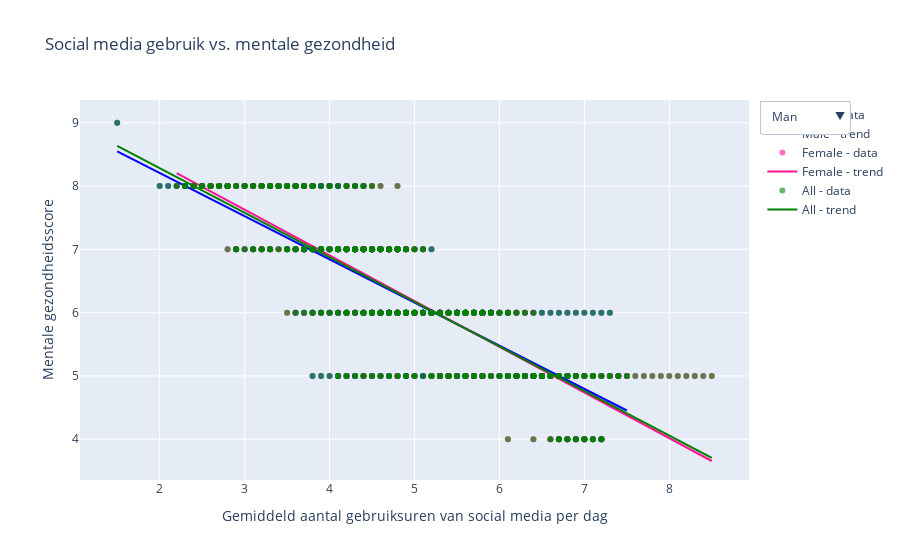

This figure's notebook cell:
### Markdown cell above
Daarnaast scoren studenten met een hoger dagelijks gebruik vaak lager op mentale gezondheid. Meer gebruik hangt vaak samen met een lagere mentale gezondheidsscore

### Code cell
import pandas as pd
import numpy as np
import plotly.graph_objects as go
import os
import kagglehub

path = kagglehub.dataset_download("adilshamim8/social-media-addiction-vs-relationships")
csv_path = os.path.join(path, "Students Social Media Addiction.csv")
df = pd.read_csv(csv_path)
df = df.dropna(subset=["Avg_Daily_Usage_Hours", "Mental_Health_Score", "Gender"])

genders = ["Male", "Female"]
colors = {"Male": "blue", "Female": "deeppink", "All": "green"}

# Functie om scatter + regressielijn trace te maken
def get_traces(gender=None):
    if gender:
        d = df[df["Gender"] == gender]
        label = gender
    else:
        d = df
        label = "All"

    # Regressielijn berekenen
    x = d["Avg_Daily_Usage_Hours"]
    y = d["Mental_Health_Score"]
    slope, intercept = np.polyfit(x, y, 1)
    x_vals = np.linspace(x.min(), x.max(), 100)
    y_vals = slope * x_vals + intercept

    # Scatter trace
    scatter = go.Scatter(
        x=x, y=y,
        mode='markers',
        name=f"{label} - data",
        marker=dict(color=colors[label], opacity=0.6),
        showlegend=True
    )

    # Lijn trace
    line = go.Scatter(
        x=x_vals, y=y_vals,
        mode='lines',
        name=f"{label} - trend",
        line=dict(color=colors[label], width=2, ),
        showlegend=True
    )

    return scatter, line

# Maak alle traces aan (elk 2: scatter + line)
male_traces = get_traces("Male")
female_traces = get_traces("Female")
all_traces = get_traces(None)
all_plot_traces = [*male_traces, *female_traces, *all_traces]

# Dropdown menu logica
buttons = [
    dict(label="Man",
         method="update",
         args=[{"visible": [True, True, False, False, False, False]},
               {"title": "Social media gebruik vs. mentale gezondheid (mannen)"}]),
    dict(label="Vrouw",
         method="update",
         args=[{"visible": [False, False, True, True, False, False]},
               {"title": "Social media gebruik vs. mentale gezondheid (vrouwen)"}]),
    dict(label="Iedereen",
         method="update",
         args=[{"visible": [False, False, False, False, True, True]},
               {"title": "Social media gebruik vs. mentale gezondheid (alle studenten)"}])
]

# Plot figuur
fig = go.Figure(data=all_plot_traces)

fig.update_layout(
    title="Social media gebruik vs. mentale gezondheid",
    xaxis_title="Gemiddeld aantal gebruiksuren van social media per dag",
    yaxis_title="Mentale gezondheidsscore",
    updatemenus=[dict(active=0, buttons=buttons, x=1.15)]
)

fig.show()

### Figure 1 — Plotly figure (JSON) as saved in the notebook; plotly's stock layout.template omitted (floating-point values rounded to 4 significant figures; data arrays with more than 128 entries replaced by an {"elided": "..."} marker saying what was removed)
{"data": [{"marker": {"color": "blue", "opacity": 0.6}, "mode": "markers", "name": "Male - data", "showlegend": true, "type": "scatter", "x": {"elided": "352 float values"}, "y": {"elided": "352 int values"}}, {"line": {"color": "blue", "width": 2}, "mode": "lines", "name": "Male - trend", "showlegend": true, "type": "scatter", "x": [1.5, 1.561, 1.621, 1.682, 1.742, 1.803, 1.864, 1.924, 1.985, 2.045, 2.106, 2.167, 2.227, 2.288, 2.348, 2.409, 2.47, 2.53, 2.591, 2.652, 2.712, 2.773, 2.833, 2.894, 2.955, 3.015, 3.076, 3.136, 3.197, 3.258, 3.318, 3.379, 3.439, 3.5, 3.561, 3.621, 3.682, 3.742, 3.803, 3.864, 3.924, 3.985, 4.045, 4.106, 4.167, 4.227, 4.288, 4.348, 4.409, 4.47, 4.53, 4.591, 4.652, 4.712, 4.773, 4.833, 4.894, 4.955, 5.015, 5.076, 5.136, 5.197, 5.258, 5.318, 5.379, 5.439, 5.5, 5.561, 5.621, 5.682, 5.742, 5.803, 5.864, 5.924, 5.985, 6.045, 6.106, 6.167, 6.227, 6.288, 6.348, 6.409, 6.47, 6.53, 6.591, 6.652, 6.712, 6.773, 6.833, 6.894, 6.955, 7.015, 7.076, 7.136, 7.197, 7.258, 7.318, 7.379, 7.439, 7.5], "y": [8.548, 8.507, 8.465, 8.424, 8.382, 8.341, 8.3, 8.258, 8.217, 8.176, 8.134, 8.093, 8.052, 8.01, 7.969, 7.928, 7.886, 7.845, 7.804, 7.762, 7.721, 7.679, 7.638, 7.597, 7.555, 7.514, 7.473, 7.431, 7.39, 7.349, 7.307, 7.266, 7.225, 7.183, 7.142, 7.101, 7.059, 7.018, 6.976, 6.935, 6.894, 6.852, 6.811, 6.77, 6.728, 6.687, 6.646, 6.604, 6.563, 6.522, 6.48, 6.439, 6.398, 6.356, 6.315, 6.273, 6.232, 6.191, 6.149, 6.108, 6.067, 6.025, 5.984, 5.943, 5.901, 5.86, 5.819, 5.777, 5.736, 5.695, 5.653, 5.612, 5.57, 5.529, 5.488, 5.446, 5.405, 5.364, 5.322, 5.281, 5.24, 5.198, 5.157, 5.116, 5.074, 5.033, 4.992, 4.95, 4.909, 4.867, 4.826, 4.785, 4.743, 4.702, 4.661, 4.619, 4.578, 4.537, 4.495, 4.454]}, {"marker": {"color": "deeppink", "opacity": 0.6}, "mode": "markers", "name": "Female - data", "showlegend": true, "type": "scatter", "x": {"elided": "353 float values"}, "y": {"elided": "353 int values"}}, {"line": {"color": "deeppink", "width": 2}, "mode": "lines", "name": "Female - trend", "showlegend": true, "type": "scatter", "x": [2.2, 2.264, 2.327, 2.391, 2.455, 2.518, 2.582, 2.645, 2.709, 2.773, 2.836, 2.9, 2.964, 3.027, 3.091, 3.155, 3.218, 3.282, 3.345, 3.409, 3.473, 3.536, 3.6, 3.664, 3.727, 3.791, 3.855, 3.918, 3.982, 4.045, 4.109, 4.173, 4.236, 4.3, 4.364, 4.427, 4.491, 4.555, 4.618, 4.682, 4.745, 4.809, 4.873, 4.936, 5.0, 5.064, 5.127, 5.191, 5.255, 5.318, 5.382, 5.445, 5.509, 5.573, 5.636, 5.7, 5.764, 5.827, 5.891, 5.955, 6.018, 6.082, 6.145, 6.209, 6.273, 6.336, 6.4, 6.464, 6.527, 6.591, 6.655, 6.718, 6.782, 6.845, 6.909, 6.973, 7.036, 7.1, 7.164, 7.227, 7.291, 7.355, 7.418, 7.482, 7.545, 7.609, 7.673, 7.736, 7.8, 7.864, 7.927, 7.991, 8.055, 8.118, 8.182, 8.245, 8.309, 8.373, 8.436, 8.5], "y": [8.206, 8.16, 8.114, 8.068, 8.022, 7.976, 7.93, 7.884, 7.838, 7.792, 7.746, 7.7, 7.654, 7.608, 7.562, 7.516, 7.47, 7.424, 7.378, 7.332, 7.287, 7.241, 7.195, 7.149, 7.103, 7.057, 7.011, 6.965, 6.919, 6.873, 6.827, 6.781, 6.735, 6.689, 6.643, 6.597, 6.551, 6.505, 6.459, 6.413, 6.367, 6.321, 6.276, 6.23, 6.184, 6.138, 6.092, 6.046, 6.0, 5.954, 5.908, 5.862, 5.816, 5.77, 5.724, 5.678, 5.632, 5.586, 5.54, 5.494, 5.448, 5.402, 5.356, 5.31, 5.265, 5.219, 5.173, 5.127, 5.081, 5.035, 4.989, 4.943, 4.897, 4.851, 4.805, 4.759, 4.713, 4.667, 4.621, 4.575, 4.529, 4.483, 4.437, 4.391, 4.345, 4.299, 4.254, 4.208, 4.162, 4.116, 4.07, 4.024, 3.978, 3.932, 3.886, 3.84, 3.794, 3.748, 3.702, 3.656]}, {"marker": {"color": "green", "opacity": 0.6}, "mode": "markers", "name": "All - data", "showlegend": true, "type": "scatter", "x": {"elided": "705 float values"}, "y": {"elided": "705 int values"}}, {"line": {"color": "green", "width": 2}, "mode": "lines", "name": "All - trend", "showlegend": true, "type": "scatter", "x": [1.5, 1.571, 1.641, 1.712, 1.783, 1.854, 1.924, 1.995, 2.066, 2.136, 2.207, 2.278, 2.348, 2.419, 2.49, 2.561, 2.631, 2.702, 2.773, 2.843, 2.914, 2.985, 3.056, 3.126, 3.197, 3.268, 3.338, 3.409, 3.48, 3.551, 3.621, 3.692, 3.763, 3.833, 3.904, 3.975, 4.045, 4.116, 4.187, 4.258, 4.328, 4.399, 4.47, 4.54, 4.611, 4.682, 4.753, 4.823, 4.894, 4.965, 5.035, 5.106, 5.177, 5.247, 5.318, 5.389, 5.46, 5.53, 5.601, 5.672, 5.742, 5.813, 5.884, 5.955, 6.025, 6.096, 6.167, 6.237, 6.308, 6.379, 6.449, 6.52, 6.591, 6.662, 6.732, 6.803, 6.874, 6.944, 7.015, 7.086, 7.157, 7.227, 7.298, 7.369, 7.439, 7.51, 7.581, 7.652, 7.722, 7.793, 7.864, 7.934, 8.005, 8.076, 8.146, 8.217, 8.288, 8.359, 8.429, 8.5], "y": [8.634, 8.584, 8.534, 8.484, 8.435, 8.385, 8.335, 8.285, 8.236, 8.186, 8.136, 8.086, 8.036, 7.987, 7.937, 7.887, 7.837, 7.788, 7.738, 7.688, 7.638, 7.588, 7.539, 7.489, 7.439, 7.389, 7.34, 7.29, 7.24, 7.19, 7.14, 7.091, 7.041, 6.991, 6.941, 6.892, 6.842, 6.792, 6.742, 6.692, 6.643, 6.593, 6.543, 6.493, 6.444, 6.394, 6.344, 6.294, 6.244, 6.195, 6.145, 6.095, 6.045, 5.996, 5.946, 5.896, 5.846, 5.796, 5.747, 5.697, 5.647, 5.597, 5.548, 5.498, 5.448, 5.398, 5.348, 5.299, 5.249, 5.199, 5.149, 5.1, 5.05, 5.0, 4.95, 4.9, 4.851, 4.801, 4.751, 4.701, 4.651, 4.602, 4.552, 4.502, 4.452, 4.403, 4.353, 4.303, 4.253, 4.203, 4.154, 4.104, 4.054, 4.004, 3.955, 3.905, 3.855, 3.805, 3.755, 3.706]}], "layout": {"title": {"text": "Social media gebruik vs. mentale gezondheid"}, "updatemenus": [{"active": 0, "buttons": [{"args": [{"visible": [true, true, false, false, false, false]}, {"title": "Social media gebruik vs. mentale gezondheid (mannen)"}], "label": "Man", "method": "update"}, {"args": [{"visible": [false, false, true, true, false, false]}, {"title": "Social media gebruik vs. mentale gezondheid (vrouwen)"}], "label": "Vrouw", "method": "update"}, {"args": [{"visible": [false, false, false, false, true, true]}, {"title": "Social media gebruik vs. mentale gezondheid (alle studenten)"}], "label": "Iedereen", "method": "update"}], "x": 1.15}], "xaxis": {"title": {"text": "Gemiddeld aantal gebruiksuren van social media per dag"}}, "yaxis": {"title": {"text": "Mentale gezondheidsscore"}}}}
